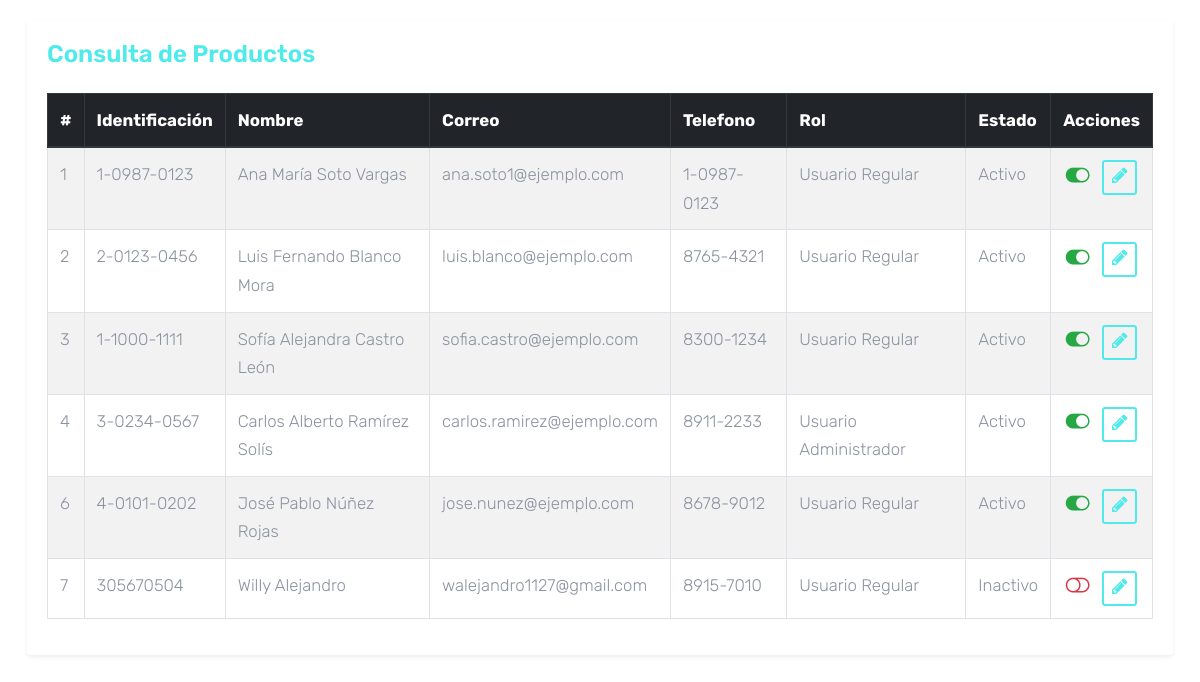
Page /Views/Usuarios/ConsultarUsuarios.php on the committed database.
### tables this page shows
CREATE TABLE `usuario` (
  `idUsuario` bigint(11) NOT NULL AUTO_INCREMENT,
  `Nombre` varchar(100) NOT NULL,
  `Correo` varchar(255) NOT NULL,
  `Identificacion` varchar(20) NOT NULL,
  `Telefono` varchar(15) NOT NULL,
  `Contrasenna` varchar(16) NOT NULL,
  `Rol_Fk` bigint(11) NOT NULL,
  `Estado` bit(1) NOT NULL,
  PRIMARY KEY (`idUsuario`),
  KEY `Rol_Fk_idx` (`Rol_Fk`),
  CONSTRAINT `Rol_Fk` FOREIGN KEY (`Rol_Fk`) REFERENCES `roles` (`idRol`) ON DELETE NO ACTION ON UPDATE NO ACTION
);

CREATE TABLE `roles` (
  `idRol` bigint(11) NOT NULL AUTO_INCREMENT,
  `RolNombre` varchar(45) NOT NULL,
  PRIMARY KEY (`idRol`)
);

### Models/usuarioModel.php (called while the page is built, shortened)
<?php
    include_once $_SERVER["DOCUMENT_ROOT"] . '/Pharma Proyecto/Models/connect.php';
    function ConsultarUsuariosModel()
    {
        try
        {
            $context = OpenDB();
            $sp = "CALL ConsultarUsuarios()";
            $respuesta = $context -> query($sp);
            return $respuesta;
        }
        catch(Exception $error)
        {
            RegistrarError($error);
            return null;
        }
    }
?>

### Controllers/usuarioController.php (called while the page is built, shortened)
<?php
include_once $_SERVER["DOCUMENT_ROOT"] . '/Pharma Proyecto/Models/usuarioModel.php';
function ConsultarUsuarios()
{
    return ConsultarUsuariosModel();
}
?>

### Models/connect.php (called while the page is built, shortened)
<?php
function CloseDb($context)
{
    return mysqli_close($context);
}
?>

### Views/Usuarios/ConsultarUsuarios.php (the view, shortened to what this page needs)
<?php
include_once $_SERVER["DOCUMENT_ROOT"] . '/Pharma Proyecto/Views/layoutInterno.php';
include_once $_SERVER["DOCUMENT_ROOT"] . '/Pharma Proyecto/Controllers/usuarioController.php';
$resultado = ConsultarUsuarios();
?>
<!DOCTYPE html>
<html>
<body>
    <div class="page-wrapper container-fluid" style="max-width: 98%; padding: 20px 15px;">
        <div class="row">
            <div class="col-12">
                <div class="card shadow-sm border-0 rounded">
                    <div class="card-body">
                        <h4 class="card-title text-primary mb-4" style="font-weight: 600;">Consulta de Productos</h4>
                        <div class="table-responsive" style="overflow-x:auto;">
                            <table id="tablaDatos" class="table table-striped table-bordered table-hover"
                                style="min-width: 1000px; font-size: 1.05rem; background: #fff;">
                                <thead class="thead-dark">
                                    <tr>
                                        <th>#</th>
                                        <th>Identificación</th>
                                        <th>Nombre</th>
                                        <th>Correo</th>
                                        <th>Telefono</th>
                                        <th>Rol</th>
                                        <th>Estado</th>
                                        <th>Acciones</th>
                                    </tr>
                                </thead>
                                <tbody>
                                    <?php
                                    while ($fila = mysqli_fetch_array($resultado)) {
                                        echo "<tr>";
                                        echo "<td>" . $fila["idUsuario"] . "</td>";
                                        echo "<td>" . $fila["Identificacion"] . "</td>";
                                        echo "<td>" . $fila["Nombre"] . "</td>";
                                        echo "<td>" . $fila["Correo"] . "</td>";
                                        echo "<td>" . $fila["Telefono"] . "</td>";
                                        echo "<td>" . $fila["RolNombre"] . "</td>";
                                        echo "<td>" . $fila["EstadoDescripcion"] . "</td>";
                                        echo '<td class="text-center">
                                            <a class="btn p-0 border-0 btnAbrirModal" data-toggle="modal" data-target="#CambiarEstadoUsuario"
                                                data-id="' . $fila["idUsuario"] . '"
                                                data-nombre="' . $fila["Nombre"] . '" style="background: none;">
                                                <i class="' . ($fila["Estado"] ? 'icon-toggle-on text-success' : 'icon-toggle-off text-danger') . '" style="font-size:1.3em;"></i>
                                            </a>
                                            <a class="btn btn-sm btn-outline-primary ml-2" href="ActualizarUsuario.php?q=' . $fila["idUsuario"] . '" title="Editar Usuario">
                                                <i class="icon-pencil" style="font-size:1.3em;"></i>
                                            </a>
                                        </td>';
                                        echo "</tr>";
                                    }
                                    ?>
                                </tbody>
                            </table>
                        </div>
                    </div>
                </div>
            </div>
        </div>
    </div>
</body>
</html>

### Views/Estilos/icomoon/style.css (style rules this page uses)
[class^="icon-"], [class*=" icon-"] { font-family: 'icomoon' !important; speak: none; font-style: normal; font-weight: normal; font-variant: normal; text-transform: none; line-height: 1; -webkit-font-smoothing: antialiased; -moz-osx-font-smoothing: grayscale; }
.icon-pencil:before { content: "\f040"; }
.icon-toggle-off:before { content: "\f204"; }
.icon-toggle-on:before { content: "\f205"; }

### Views/Estilos/style.css (style rules this page uses)
body { line-height: 1.7; color: #8c92a0; font-weight: 300; font-size: 16px; }
a { -webkit-transition: .3s all ease; -o-transition: .3s all ease; transition: .3s all ease; }
.btn { -webkit-transition: .3s all ease-in-out; -o-transition: .3s all ease-in-out; transition: .3s all ease-in-out; text-transform: uppercase; border-width: 2px; }

### rows in the picture
usuario: idUsuario "1", Identificacion "1-0987-0123", Nombre "Ana María Soto Vargas", Correo "ana.soto1@ejemplo.com", Telefono "1-0987-0123", Rol_Fk.RolNombre "Usuario Regular", EstadoDescripcion "Activo"
usuario: idUsuario "2", Identificacion "2-0123-0456", Nombre "Luis Fernando Blanco Mora", Correo "luis.blanco@ejemplo.com", Telefono "8765-4321", Rol_Fk.RolNombre "Usuario Regular", EstadoDescripcion "Activo"
usuario: idUsuario "3", Identificacion "1-1000-1111", Nombre "Sofía Alejandra Castro León", Correo "sofia.castro@ejemplo.com", Telefono "8300-1234", Rol_Fk.RolNombre "Usuario Regular", EstadoDescripcion "Activo"
usuario: idUsuario "4", Identificacion "3-0234-0567", Nombre "Carlos Alberto Ramírez Solís", Correo "carlos.ramirez@ejemplo.com", Telefono "8911-2233", Rol_Fk.RolNombre "Usuario Administrador", EstadoDescripcion "Activo"
usuario: idUsuario "6", Identificacion "4-0101-0202", Nombre "José Pablo Núñez Rojas", Correo "jose.nunez@ejemplo.com", Telefono "8678-9012", Rol_Fk.RolNombre "Usuario Regular", EstadoDescripcion "Activo"
usuario: idUsuario "7", Identificacion "305670504", Nombre "Willy Alejandro", Correo "walejandro1127@gmail.com", Telefono "8915-7010", Rol_Fk.RolNombre "Usuario Regular", EstadoDescripcion "Inactivo"
